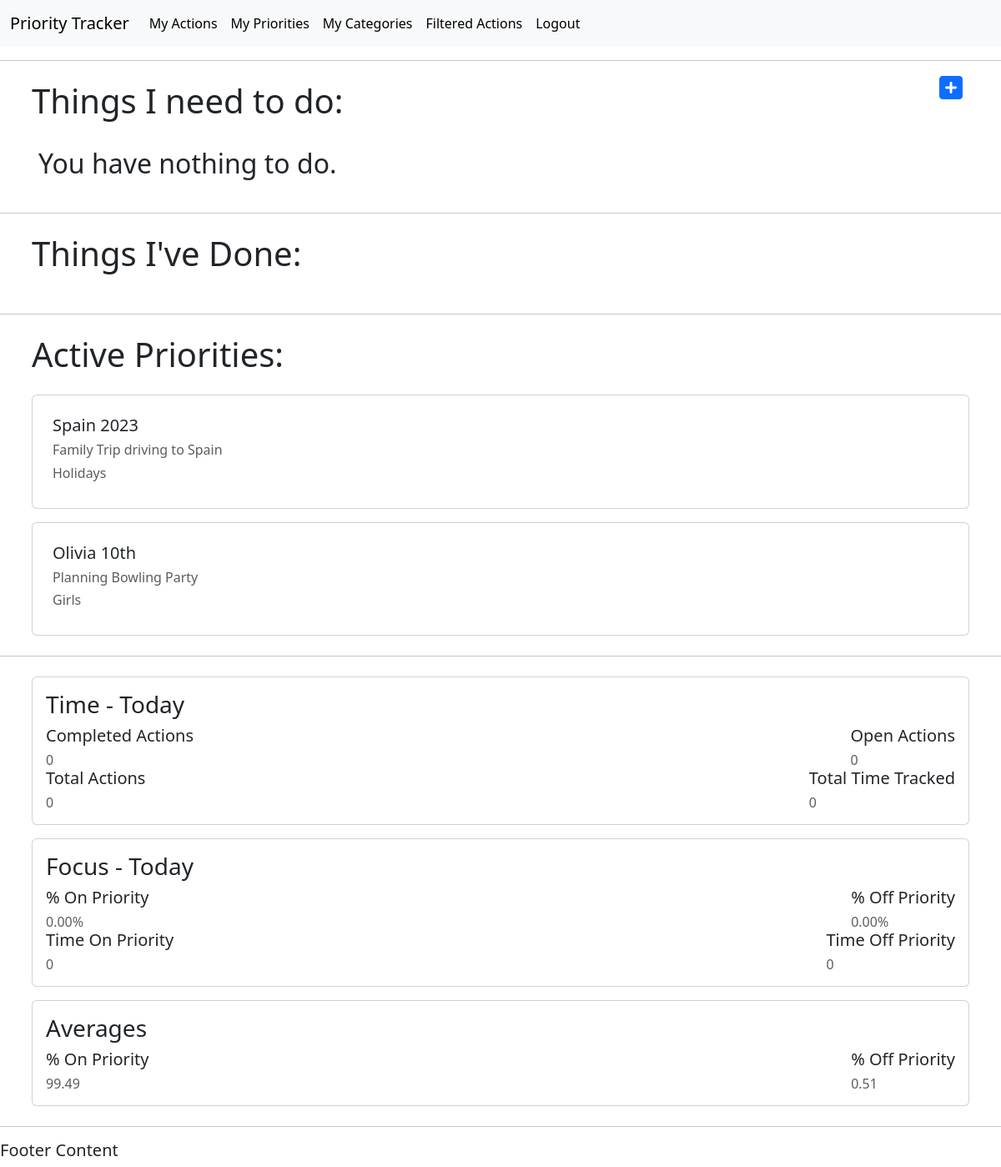
The page /actions/ (signed in) on the database as committed earlier.
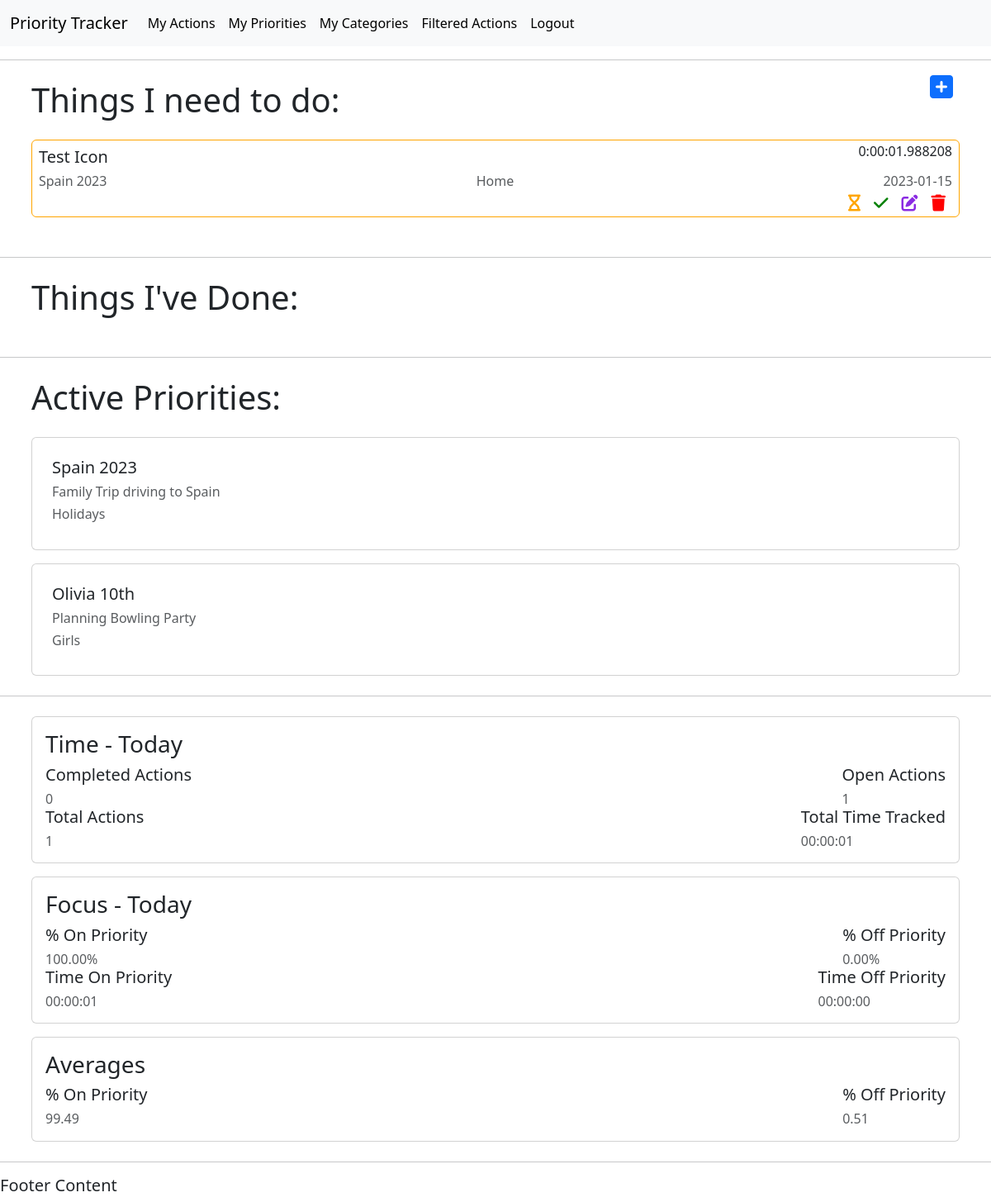
The same page on the database as committed later.
### actions/models.py (models this page shows, shortened)
class Priority(models.Model):
    title = models.CharField(max_length=50, null=False, blank=False)
    description = models.CharField(max_length=150)
    activeStatus = models.BooleanField(null=False, blank=False, default=True)
    category = models.ForeignKey(
        Category, on_delete=models.CASCADE, null=True, blank=True)
    user = models.ForeignKey(
        settings.AUTH_USER_MODEL, on_delete=models.CASCADE, related_name="priorities", null=True)
    def __str__(self):
        return str(self.title)

class Category(models.Model):
    title = models.CharField(max_length=50, null=False, blank=False)
    description = models.CharField(max_length=150)
    user = models.ForeignKey(
        settings.AUTH_USER_MODEL, on_delete=models.CASCADE, related_name="categories", null=True)
    def __str__(self):
        return str(self.title)

class Action(models.Model):
    title = models.CharField(max_length=50, null=False, blank=False)
    tracked_time = models.DurationField(null=True, blank=True)
    active_tracked_time = models.DurationField(null=True, blank=True)
    tracked_start = models.DateTimeField(null=True, blank=True)
    tracked_stop = models.DateTimeField(null=True, blank=True)
    done_status = models.BooleanField(null=False, blank=False, default=False)
    action_date = models.DateField(auto_now_add=True)
    tracking_status = models.BooleanField(null=False, blank=False, default=False)
    category = models.ForeignKey(
        Category, on_delete=models.CASCADE, null=True, blank=True)
    priority = models.ForeignKey(
        Priority, on_delete=models.CASCADE, null=True, blank=True, limit_choices_to={'activeStatus': True})
    user = models.ForeignKey(
        settings.AUTH_USER_MODEL, on_delete=models.CASCADE, related_name="action", null=True)

### actions/views.py (the view)
# urls.py: path('actions/', views.get_action_list, name='get_action_list'),
@login_required(login_url='login')
def get_action_list(request):
    query = date.today()
    completed_actions_count = completed_actions(query)
    open_actions_count = open_actions(query)
    total_actions_count = total_actions(query)
    if total_actions_count > 0:
        total_action_time = tracked_time(query)
        total_seconds = int(tracked_seconds(total_action_time))
        converted_tracked_time = tracked_today(total_seconds)
        on_priority_count = on_priority_actions(query)
        off_priority_count = off_priority_actions(query)
        on_priority_time = on_priority_tracked_time(query)
        off_priority_time = off_priority_tracked_time(query)
        on_priority_seconds = int(tracked_seconds(on_priority_time))
        off_priority_seconds = int(tracked_seconds(off_priority_time))
        converted_on_priority_time = tracked_today(on_priority_seconds)
        converted_off_priority_time = tracked_today(off_priority_seconds)
        on_priority_perc = on_priority_calc(total_seconds, on_priority_seconds)
        off_priority_perc = off_priority_calc(
            total_seconds, off_priority_seconds)
    else:
        total_action_time = 0
        total_seconds = 0
        converted_tracked_time = 0
        on_priority_count = 0
        off_priority_count = 0
        on_priority_time = 0
        off_priority_time = 0
        on_priority_seconds = 0
        off_priority_seconds = 0
        converted_on_priority_time = 0
        converted_off_priority_time = 0
        on_priority_perc = 0
        off_priority_perc = 0
    all_time_tracked = tracked_time_all(query)
    all_time_seconds = int(tracked_seconds(all_time_tracked))
    all_time_on_priority_tracked = on_priority_tracked_all_time(query)
    all_time_off_priority_tracked = off_priority_tracked_all_time(query)
    all_time_on_priority_seconds = int(
            tracked_seconds(all_time_on_priority_tracked))
    all_time_off_priority_seconds = int(
            tracked_seconds(all_time_off_priority_tracked))
    on_priority_perc_all_time = on_priority_calc(
            all_time_seconds, all_time_on_priority_seconds)
    off_priority_perc_all_time = off_priority_calc(
            all_time_seconds, all_time_off_priority_seconds)
    actions = Action.objects.all()
    filtered_actions = Action.objects.filter(action_date=query)
    priorities = Priority.objects.all()
    context = {
        "actions": actions,
        "filtered_actions": filtered_actions,
        "priorities": priorities,
        "completed_actions_count": completed_actions_count,
        "open_actions_count": open_actions_count,
        "total_actions_count": total_actions_count,
        "converted_tracked_time": converted_tracked_time,
        "on_priority_perc": on_priority_perc,
        "off_priority_perc": off_priority_perc,
        "converted_on_priority_time": converted_on_priority_time,
        "converted_off_priority_time": converted_off_priority_time,
        "on_priority_perc_all_time": on_priority_perc_all_time,
        "off_priority_perc_all_time": off_priority_perc_all_time
    }
    return render(request, 'actions/action_list.html', context)

### actions/views.py (called while the page is built)
def open_actions(query):
    open_actions = Action.objects.filter(
        done_status=False, action_date=query).count()
    return open_actions

def completed_actions(query):
    completed_actions = Action.objects.filter(
        done_status=True, action_date=query).count()
    return completed_actions

def total_actions(query):
    total_actions = Action.objects.filter(action_date=query).count()
    return total_actions

def tracked_time(query):
    tracked_time = Action.objects.filter(
        action_date=query).aggregate(Sum('tracked_time'))
    return tracked_time

def tracked_seconds(total_action_time):
    time_dict = total_action_time
    time = time_dict.get("tracked_time__sum")
    if time == None:
        tracked_seconds = 0
    else:
        tracked_seconds = total_action_time['tracked_time__sum']\
            .total_seconds()
    return tracked_seconds

def tracked_today(total_seconds):
    seconds = total_seconds
    minutes = seconds // 60
    hours = minutes // 60
    tracked_today = "%02d:%02d:%02d" % (hours, minutes % 60, seconds % 60)
    return tracked_today

def on_priority_actions(query):
    on_priority_actions = Action.objects.filter(
        action_date=query).exclude(priority__isnull=True).count()
    return on_priority_actions

def off_priority_actions(query):
    off_priority_actions = Action.objects.filter(
        action_date=query).exclude(priority__isnull=False).count()
    return off_priority_actions

def on_priority_calc(total_seconds, on_priority_seconds):
    if total_seconds == 0:
        on_priority_calc = 0
    else:
        on_priority_calc = (on_priority_seconds * 100) / total_seconds
    return on_priority_calc

def off_priority_calc(total_seconds, off_priority_seconds):
    if total_seconds == 0:
        off_priority_calc = 0
    else:
        off_priority_calc = (off_priority_seconds * 100) / total_seconds
    return off_priority_calc

def on_priority_tracked_time(query):
    on_priority_tracked_time = Action.objects.filter(
        action_date=query).exclude(priority__isnull=True).aggregate(
        Sum('tracked_time'))
    return on_priority_tracked_time

def off_priority_tracked_time(query):
    off_priority_tracked_time = Action.objects.filter(
        action_date=query).exclude(priority__isnull=False).aggregate(
        Sum('tracked_time'))
    return off_priority_tracked_time

def tracked_time_all(query):
    tracked_time_all = Action.objects.all().aggregate(Sum('tracked_time'))
    return tracked_time_all

### actions/templates/actions/action_list.html (shortened to what this page needs)
{% extends 'actions/main.html' %}
{% block content %}
<body>
    <div class="container d-flex p-2 justify-content-between flex-row bd-highlight">
        <h1>Things I need to do:</h1>
        <a class="fa-solid fa-2xl p-2 fa-square-plus" role="button" href="/add-action/"></a>
    </div>
    <div class="container d-flex p-2 flex-column bd-highlight">
        {% for action in filtered_actions %}
        {% if action.done_status == False %}
        <div class="p-2 card bd-highlight open-actions-border">
            <div class="d-flex justify-content-between flex-row bd-highlight">
                <h5 class="card-title bd-highlight">{{ action.title }}</h5>
                <h6 class="card-subtitle bd-highlight">{{ action.tracked_time }}</h6>
            </div>
            <div class="d-flex justify-content-between flex-row bd-highlight">
                <h6 class="text-muted">{{ action.priority }}</h6>
                <h6 class="text-muted">{{ action.category }}</h6>
                <h6 class="text-muted">{{ action.action_date|date:"Y-m-d" }}</h6>
            </div>
            <div class="icon-outer-container">
                <div class="icon-container d-flex justify-content-end">
                    <div class="d-flex justify-content-end col-12">
                        {% if action.tracking_status == False %}
                        <a class="fa-solid fa-lg fa-hourglass p-2 bd-highlight" role="button"
                            href="{% url 'start_timer' action.id %}"></a>
                        <a class="fa-solid fa-lg fa-check p-2 bd-highlight" role="button"
                            href="{% url 'complete_action' action.id %}"></a>
                        <a class="fa-solid fa-lg fa-pen-to-square p-2 bd-highlight" role="button"
                            href="{% url 'update_action' action.id %}"></a>
                        <a class="fa-solid fa-lg fa-trash p-2 bd-highlight" role="button"
                            href="{% url 'delete_action' action.id %}"></a>
                        {% endif %}
                    </div>
                </div>
            </div>
        </div>
    <br>
        {% endif %}
        {% empty %}
        <H2 class="p-2 bd-highlight">You have nothing to do.</H2>
        {% endfor %}
    </div>
        <hr>
    <div class="container d-flex p-2 justify-content-between flex-row bd-highlight">
        <h1>Things I've Done:</h1>
    </div>
    <div>
        <div class="container d-flex p-2 flex-column bd-highlight">
    </div>
    <hr>
        <div class="container d-flex p-2 justify-content-between flex-row bd-highlight">
            <h1>Active Priorities:</h1>
        </div>
        {% for priority in priorities %}
        {% if priority.activeStatus == True %}
        <div class="container d-flex p-2 flex-column bd-highlight">
            <div class="card p-2 bd-highlight">
                <div class="card-body">
                    <h5 class="card-title">{{ priority.title }}</h5>
                    <h6 class="card-text text-muted">{{ priority.description }}</h6>
                    <h6 class="card-title text-muted">{{ priority.category }}</h6>
                </div>
            </div>
        </div>
        {% endif %}
        {% endfor %}
        <hr>
        <div class="container d-flex p-2 flex-column bd-highlight">
            <div class="card p-2 bd-highlight">
                <div class="card-body p-2 bd-highlight">
                    <h3 class="card-title">Time - Today</h3>
                    <div class="d-flex justify-content-between flex-row bd-highlight">
                        <div>
                            <h5 class="card-title">Completed Actions</h5>
                            <h6 class="card-text text-muted">{{ completed_actions_count }}</h6>
                        </div>
                        <div>
                            <h5 class="card-title">Open Actions</h5>
                            <h6 class="card-text text-muted">{{ open_actions_count }}</h6>
                        </div>
                    </div>
                    <div class="d-flex justify-content-between flex-row bd-highlight">
                        <div>
                            <h5 class="card-title">Total Actions</h5>
                            <h6 class="card-text text-muted">{{ total_actions_count }}</h6>
                        </div>
                        <div>
                            <h5 class="card-title">Total Time Tracked</h5>
                            <h6 class="card-text text-muted">{{ converted_tracked_time }}</h6>
                        </div>
                    </div>
                </div>
            </div>
        </div>
        <div class="container d-flex p-2 flex-column bd-highlight">
            <div class="card p-2 bd-highlight">
                <div class="card-body p-2 bd-highlight">
                    <h3 class="card-title">Focus - Today</h3>
                    <div class="d-flex justify-content-between flex-row bd-highlight">
                        <div>
                            <h5 class="card-title">% On Priority</h5>
                            <h6 class="card-text text-muted">{{ on_priority_perc|floatformat:2 }}%</h6>
                        </div>
                        <div>
                            <h5 class="card-title">% Off Priority</h5>
                            <h6 class="card-text text-muted">{{ off_priority_perc|floatformat:2 }}%</h6>
                        </div>
                    </div>
                    <div class="d-flex justify-content-between flex-row bd-highlight">
                        <div>
                            <h5 class="card-title">Time On Priority</h5>
                            <h6 class="card-text text-muted">{{ converted_on_priority_time }}</h6>
                        </div>
                        <div>
                            <h5 class="card-title">Time Off Priority</h5>
                            <h6 class="card-text text-muted">{{ converted_off_priority_time }}</h6>
                        </div>
                    </div>
                </div>
            </div>
        </div>
        <div class="container d-flex p-2 flex-column bd-highlight">
            <div class="card p-2 bd-highlight">
                <div class="card-body p-2 bd-highlight">
                    <h3 class="card-title">Averages</h3>
                    <div class="d-flex justify-content-between flex-row bd-highlight">
                        <div>
                            <h5 class="card-title">% On Priority</h5>
                            <h6 class="card-text text-muted">{{ on_priority_perc_all_time|floatformat:2 }}</h6>
                        </div>
                        <div>
                            <h5 class="card-title">% Off Priority</h5>
                            <h6 class="card-text text-muted">{{ off_priority_perc_all_time|floatformat:2 }}</h6>
                        </div>
                    </div>
                </div>
            </div>
        </div>
    </div>
</body>
{% endblock %}

### actions/templates/actions/main.html (shortened to what this page needs)
<!DOCTYPE html>
<html lang="en">
<head>
    {% load static %}
    <link href="https://cdn.jsdelivr.net/npm/bootstrap@5.3.0-alpha1/dist/css/bootstrap.min.css" rel="stylesheet">
    <link href="https://cdnjs.cloudflare.com/ajax/libs/font-awesome/6.2.1/css/all.min.css" rel="stylesheet" type="text/css">
    <link href="{% static 'css/style.css' %}" rel="stylesheet" type="text/css">
</head>
<body>
    <nav class="navbar navbar-expand-lg bg-body-tertiary">
        <div class="container-fluid">
          <a class="navbar-brand" href="#">Priority Tracker</a>
          <div class="collapse navbar-collapse" id="navbarSupportedContent">
            <ul class="navbar-nav me-auto mb-2 mb-lg-0">
              <li class="nav-item">
                <a class="nav-link active" aria-current="page" href="{% url 'get_action_list' %}">My Actions</a>
              </li>
              <li class="nav-item">
                <a class="nav-link active" aria-current="page" href="{% url 'get_priorities_list' %}">My Priorities</a>
              </li>
              <li class="nav-item">
                <a class="nav-link active" aria-current="page" href="{% url 'get_categories_list' %}">My Categories</a>
              </li>
              <li class="nav-item">
                <a class="nav-link active" aria-current="page" href="{% url 'get_filtered_action_list' %}">Filtered Actions</a>
              </li>
              <li class="nav-item">
                <a class="nav-link active" aria-current="page" href="{% url 'logout' %}">Logout</a>
              </li>
            </ul>
          </div>
        </div>
      </nav>
    <hr>
    {% block content %}
    {% endblock %}
    <hr>
    <h5>Footer Content</h5>
</body>
</html>

### static/css/style.css (style rules this page uses)
.fa-hourglass, .fa-hourglass-end { color: orange; }
.fa-check { color: green; }
.fa-pen-to-square { color: blueviolet; }
.fa-trash { color: red; }
.open-actions-border { border: 1px solid orange; }
a { text-decoration: none; }

Rows that differ between the two databases and show on the page:
added Action: title "Test Icon", tracked_time "0:00:01.988208", priority "Spain 2023", category "Home", action_date "2023-01-15", tracking_status False (drawn)
Other text that changed with them:
{{ open_actions_count }}: "0" → "1"
{{ total_actions_count }}: "0" → "1"
{{ converted_tracked_time }}: "0" → "00:00:01"
{{ on_priority_perc|floatformat:2 }}: "0.00" → "100.00"
{{ converted_on_priority_time }}: "0" → "00:00:01"
{{ converted_off_priority_time }}: "0" → "00:00:00"
text no longer shown: "You have nothing to do."
